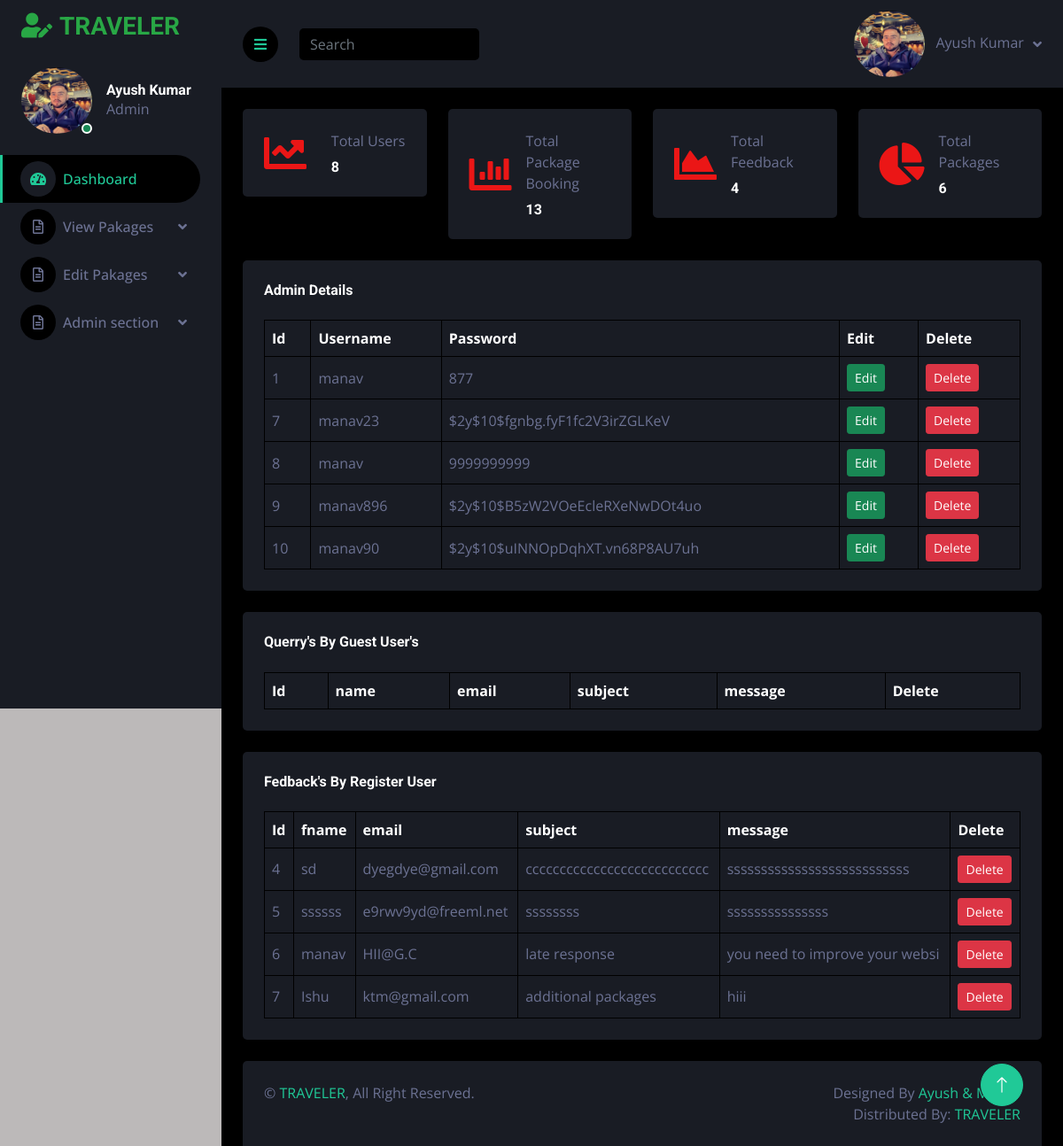
Screenshot of /admin-index.php (signed in) with the database file from the repository.
### tables this page shows
CREATE TABLE `feedback` (
  `Id` int(11) NOT NULL,
  `fname` varchar(30) NOT NULL,
  `email` varchar(30) NOT NULL,
  `subject` varchar(30) NOT NULL,
  `message` varchar(255) NOT NULL
);

### admin-index.php (the view, shortened to what this page needs)
<?php
include("connection.php");
?>
<!DOCTYPE html>
<html lang="en">
<head>
    <link href="https://cdnjs.cloudflare.com/ajax/libs/font-awesome/5.10.0/css/all.min.css" rel="stylesheet">
    <link href="https://cdn.jsdelivr.net/npm/bootstrap-icons@1.4.1/font/bootstrap-icons.css" rel="stylesheet">
    <link href="lib3/owlcarousel/assets/owl.carousel.min.css" rel="stylesheet">
    <link href="lib3/tempusdominus/css/tempusdominus-bootstrap-4.min.css" rel="stylesheet" />
    <link href="css/bootstrap5.min.css" rel="stylesheet">
    <link href="css/admin-style.css" rel="stylesheet">
</head>
<body>
    <div class="container-fluid position-relative d-flex p-0">
        <div class="sidebar pe-4 pb-3">
            <nav class="navbar bg-secondary navbar-dark">
                <a href="admin-index.php" class="navbar-brand mx-4 mb-3">
                    <h3 style="color:#28a745;"><i class="fa fa-user-edit me-2"></i>TRAVELER</h3>
                </a>
                <div class="d-flex align-items-center ms-4 mb-4">
                    <div class="position-relative">
                        <img class="rounded-circle" src="img/admin.jpg" alt="" style="width: 80px; height: 75px;">
                        <div class="bg-success rounded-circle border border-2 border-white position-absolute end-0 bottom-0 p-1">
                        </div>
                    </div>
                    <div class="ms-3">
                        <h6 class="mb-0">Ayush Kumar</h6>
                        <span>Admin</span>
                    </div>
                </div>
                <div class="navbar-nav w-100">
                    <a href="admin-index.php" class="nav-item nav-link active"><i class="fa fa-tachometer-alt me-2"></i>Dashboard</a>
                    <div class="nav-item dropdown">
                        <a href="#" class="nav-link dropdown-toggle" data-bs-toggle="dropdown"><i class="far fa-file-alt me-2"></i>View Pakages</a>
                    </div>
                    <div class="nav-item dropdown">
                        <a href="#" class="nav-link dropdown-toggle" data-bs-toggle="dropdown"><i class="far fa-file-alt me-2"></i>Edit Pakages</a>
                    </div>
                    <div class="nav-item dropdown">
                        <a href="#" class="nav-link dropdown-toggle" data-bs-toggle="dropdown"><i class="far fa-file-alt me-2"></i>Admin section</a>
                </div>
            </nav>
        </div>
        <div class="content">
            <nav class="navbar navbar-expand bg-secondary navbar-dark sticky-top px-4 py-0">
                <a href="#" class="sidebar-toggler flex-shrink-0">
                    <i class="fa fa-bars"></i>
                </a>
                <form class="d-none d-md-flex ms-4">
                    <input class="form-control bg-dark border-0" type="search" placeholder="Search">
                </form>
                <div class="navbar-nav align-items-center ms-auto">
                    <div class="nav-item dropdown">
                        <a href="#" class="nav-link dropdown-toggle" data-bs-toggle="dropdown">
                            <img class="rounded-circle me-lg-2" src="img/admin.jpg" alt="" style="width: 80px; height: 75px;">
                            <span class="d-none d-lg-inline-flex">Ayush Kumar</span>
                        </a>
                    </div>
                </div>
            </nav>
            <div class="container-fluid pt-4 px-4">
                <div class="row g-4">
                    <div class="col-sm-6 col-xl-3">
                        <div class="bg-secondary rounded d-flex align-items-center justify-content-between p-4">
                            <i class="fa fa-chart-line fa-3x text-primary"></i>
                            <div class="ms-3">
                                <p class="mb-2">Total Users</p>
                                <?php
                                $user_query = "SELECT * FROM registration";
                                $user_query_run = mysqli_query($conn,  $user_query);
                                if ($user_total = mysqli_num_rows($user_query_run)) {
                                    echo ' <h6 class="mb-0"> ' . $user_total . ' </h6>';
                                } else {
                                    echo ' <h6 class="mb-0">No Data Found</h6>';
                                }
                                ?>
                            </div>
                        </div>
                    </div>
                    <div class="col-sm-6 col-xl-3">
                        <div class="bg-secondary rounded d-flex align-items-center justify-content-between p-4">
                            <i class="fa fa-chart-bar fa-3x text-primary"></i>
                            <div class="ms-3">
                                <p class="mb-2">Total Package Booking</p>
                                <?php
                                $user_query = "SELECT * FROM package_booking";
                                $user_query_run = mysqli_query($conn,  $user_query);
                                if ($user_total = mysqli_num_rows($user_query_run)) {
                                    echo ' <h6 class="mb-0"> ' . $user_total . ' </h6>';
                                } else {
                                    echo ' <h6 class="mb-0">No Data Found</h6>';
                                }
                                ?>
                            </div>
                        </div>
                    </div>
                    <div class="col-sm-6 col-xl-3">
                        <div class="bg-secondary rounded d-flex align-items-center justify-content-between p-4">
                            <i class="fa fa-chart-area fa-3x text-primary"></i>
                            <div class="ms-3">
                                <p class="mb-2">Total Feedback</p>
                                <?php
                                $user_query = "SELECT * FROM feedback";
                                $user_query_run = mysqli_query($conn,  $user_query);
                                if ($user_total = mysqli_num_rows($user_query_run)) {
                                    echo ' <h6 class="mb-0"> ' . $user_total . ' </h6>';
                                } else {
                                    echo ' <h6 class="mb-0">No Data Found</h6>';
                                }
                                ?>
                            </div>
                        </div>
                    </div>
                    <div class="col-sm-6 col-xl-3">
                        <div class="bg-secondary rounded d-flex align-items-center justify-content-between p-4">
                            <i class="fa fa-chart-pie fa-3x text-primary"></i>
                            <div class="ms-3">
                                <p class="mb-2">Total Packages</p>
                                <?php
                                $user_query = "SELECT * FROM add_package";
                                $user_query_run = mysqli_query($conn,  $user_query);
                                if ($user_total = mysqli_num_rows($user_query_run)) {
                                    echo ' <h6 class="mb-0"> ' . $user_total . ' </h6>';
                                } else {
                                    echo ' <h6 class="mb-0">No data FOund</h6>';
                                }
                                ?>
                            </div>
                        </div>
                    </div>
                </div>
            </div>
            <div class="container-fluid pt-4 px-4">
                <div class="bg-secondary text-center rounded p-4">
                    <div class="d-flex align-items-center justify-content-between mb-4">
                        <h6 class="mb-0">Admin Details</h6>
                    </div>
                    <div class="table-responsive">
                        <table class="table text-start align-middle table-bordered table-hover mb-0">
                            <thead>
                                <tr class="text-white">
                                    <th scope="col">Id</th>
                                    <th scope="col">Username</th>
                                    <th scope="col">Password</th>
                                    <th scope="col">Edit</th>
                                    <th scope="col">Delete</th>
                                </tr>
                            </thead>
                            <tbody>
                            <?php
                            include('connection.php');
                            $sql = "SELECT * FROM admin";
                            $result = $conn->query($sql);
                            while ($row = $result->fetch_assoc()) {
                                echo "<tr>
                                        <td>" . $row["Id"] . "</td>
                                        <td>" . $row["Username"] . "</td>
                                        <td>" . $row["Password"] . "</td>
                                        <td><a class='btn btn-success btn-sm' href='admin-update.php?Id=$row[Id]'>Edit</a></td>
                                        <td><a class='btn btn-danger btn-sm' href='admin-delete.php?Id=$row[Id]'>Delete</a></td>
                                    </tr>";
                            }
                            ?>
                            </tbody>
                        </table>
                    </div>
                </div>
            </div>
            <div class="container-fluid pt-4 px-4">
                <div class="bg-secondary text-center rounded p-4">
                    <div class="d-flex align-items-center justify-content-between mb-4">
                        <h6 class="mb-0">Querry's By Guest User's </h6>
                    </div>
                    <div class="table-responsive">
                        <table class="table text-start align-middle table-bordered table-hover mb-0">
                            <thead>
                                <tr class="text-white">
                                    <th scope="col">Id</th>
                                    <th scope="col">name</th>
                                    <th scope="col">email</th>
                                    <th scope="col">subject</th>
                                    <th scope="col">message</th>
                                    <th scope="col">Delete</th>
                                </tr>
                            </thead>
                        </table>
                    </div>
                </div>
            </div>
            <div class="container-fluid pt-4 px-4">
                <div class="bg-secondary text-center rounded p-4">
                    <div class="d-flex align-items-center justify-content-between mb-4">
                        <h6 class="mb-0">Fedback's By Register User</h6>
                    </div>
                    <div class="table-responsive">
                        <table class="table text-start align-middle table-bordered table-hover mb-0">
                            <thead>
                                <tr class="text-white">
                                    <th scope="col">Id</th>
                                    <th scope="col">fname</th>
                                    <th scope="col">email</th>
                                    <th scope="col">subject</th>
                                    <th scope="col">message</th>
                                    <th scope="col">Delete</th>
                                </tr>
                            </thead>
                            <tbody>
                            <?php
                            include('connection.php');
                            $sql = "SELECT * FROM feedback";
                            $result = $conn->query($sql);
                            while ($row = $result->fetch_assoc()) {
                                echo "<tr>
                                        <td>" . $row["Id"] . "</td>
                                        <td>" . $row["fname"] . "</td>
                                        <td>" . $row["email"] . "</td>
                                        <td>" . $row["subject"] . "</td>
                                        <td>" . $row["message"] . "</td>
                                        <td><a class='btn btn-danger btn-sm' href='admin-feedback-delete.php?Id=$row[Id]'>Delete</a></td>
                                    </tr>";
                            }
                            ?>
                            </tbody>
                        </table>
                    </div>
                </div>
            </div>
            <div class="container-fluid pt-4 px-4">
                <div class="bg-secondary rounded-top p-4">
                    <div class="row">
                        <div class="col-12 col-sm-6 text-center text-sm-start">
                            &copy; <a href="#">TRAVELER</a>, All Right Reserved.
                        </div>
                        <div class="col-12 col-sm-6 text-center text-sm-end">
                            Designed By <a href="">Ayush & Manav</a>
                            <br>Distributed By: <a href="index.php" target="_blank">TRAVELER</a>
                        </div>
                    </div>
                </div>
            </div>
        </div>
        <a href="#" class="btn btn-lg btn-primary btn-lg-square back-to-top"><i class="bi bi-arrow-up"></i></a>
    </div>
</body>
</html>

### css/admin-style.css (style rules this page uses)
:root { --primary: #20c997; --secondary: #191C24; --light: #6C7293; --dark: #000000; }
.back-to-top { position: fixed; display: none; right: 45px; bottom: 45px; z-index: 99; }
.btn { transition: .5s; }
.btn-lg-square { width: 48px; height: 48px; }
.btn-square, .btn-sm-square, .btn-lg-square { padding: 0; display: inline-flex; align-items: center; justify-content: center; font-weight: normal; border-radius: 50px; }
.sidebar { position: fixed; top: 0; left: 0; bottom: 0; width: 250px; height: 100vh; overflow-y: auto; background: var(--secondary); transition: 0.5s; z-index: 999; }
.content { margin-left: 250px; min-height: 100vh; background: var(--dark); transition: 0.5s; }
@media (min-width: 992px) { .sidebar { margin-left: 0; } }
@media (min-width: 992px) { .content { width: calc(100% - 250px); } }
.sidebar .navbar .navbar-nav .nav-link { padding: 7px 20px; color: var(--light); font-weight: 500; border-left: 3px solid var(--secondary); border-radius: 0 30px 30px 0; outline: none; }
.sidebar .navbar .navbar-nav .nav-link:hover, .sidebar .navbar .navbar-nav .nav-link.active { color: var(--primary); background: var(--dark); border-color: var(--primary); }
.sidebar .navbar .navbar-nav .nav-link i { width: 40px; height: 40px; display: inline-flex; align-items: center; justify-content: center; background: var(--dark); border-radius: 40px; }
.sidebar .navbar .navbar-nav .nav-link:hover i, .sidebar .navbar .navbar-nav .nav-link.active i { background: var(--secondary); }
.sidebar .navbar .dropdown-toggle::after { position: absolute; top: 15px; right: 15px; border: none; content: "\f107"; font-family: "Font Awesome 5 Free"; font-weight: 900; transition: .5s; }
.content .navbar .navbar-nav .nav-link { margin-left: 25px; padding: 12px 0; color: var(--light); outline: none; }
.content .navbar .sidebar-toggler, .content .navbar .navbar-nav .nav-link i { width: 40px; height: 40px; display: inline-flex; align-items: center; justify-content: center; background: var(--dark); border-radius: 40px; }
.content .navbar .dropdown-toggle::after { margin-left: 6px; vertical-align: middle; border: none; content: "\f107"; font-family: "Font Awesome 5 Free"; font-weight: 900; transition: .5s; }

### rows the page displays
feedback: Id "4", fname "sd", email "dyegdye@gmail.com", subject "ccccccccccccccccccccccccccc", message "sssssssssssssssssssssssssss"
feedback: Id "5", fname "ssssss", email "e9rwv9yd@freeml.net", subject "ssssssss", message "sssssssssssssss"
feedback: Id "6", fname "manav", email "HII@G.C", subject "late response", message "you need to improve your websi"
feedback: Id "7", fname "Ishu", email "ktm@gmail.com", subject "additional packages", message "hiii"

### other values shown
$user_total "8"
$user_total "13"
$user_total "4"
$user_total "6"
$row["Id"] "1"
$row["Username"] "manav"
$row["Password"] "877"
$row["Id"] "7"
$row["Username"] "manav23"
$row["Password"] "$2y$10$fgnbg.fyF1fc2V3irZGLKeV"
$row["Id"] "8"
$row["Password"] "9999999999"
$row["Id"] "9"
$row["Username"] "manav896"
$row["Password"] "$2y$10$B5zW2VOeEcleRXeNwDOt4uo"
